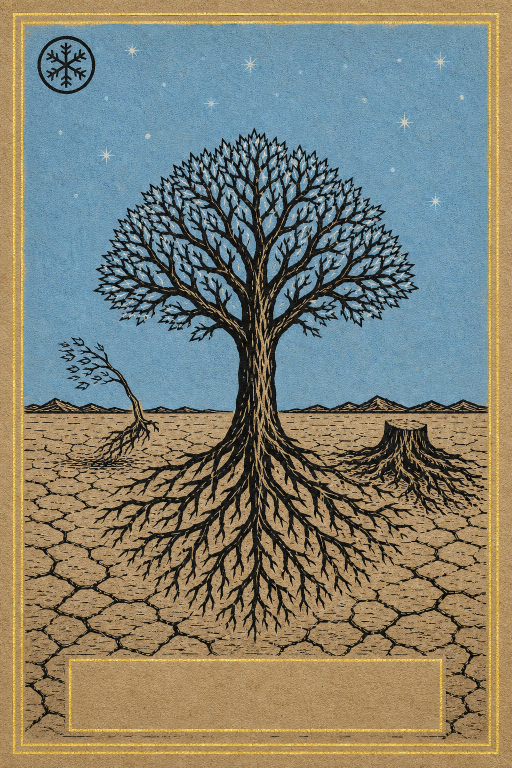
#> input picture cards/art-v2/branches-01.jpg, 1024 x 1536 px (shown at 1/2 size)
$ python -i export_tgc.py   (imports and definitions only)
#> lines starting #> are read from the running program, lines starting #| are printed output that depends on the picture
"""Export vendor-ready files for The Game Crafter's Jumbo Deck.

TGC's template: 300 DPI, trim 3.5x5.5 in (1050x1650), 1/8" bleed on every side
-> upload 1125x1725. RGB is mandatory — they reject CMYK — and they take PNG or
JPG; this writes the same q95 4:4:4 JPEG the MPC export writes.

Our art is exact 2:3 (0.667). TGC's jumbo is 0.636 — taller than the art rather
than shorter, which is the opposite of MPC's 3.5x5 (0.700). So where export_mpc.py
fits by height and extends the SIDES outward, this one has nothing to extend into:
the ornate frame runs the full perimeter, and letterboxing the top and bottom
would print a band of bare kraft outside the border while cropping to fill would
cut the border off. The deck's answer, and it is the same answer the MPC export
gives at 5% in the other direction, is to take the size change in the art: the
master is resized straight onto the 1050x1650 trim, a 4.76% vertical stretch
(1.5714/1.5). At that magnitude nothing in a woodcut reads as distorted — the
hatching just gets a hair taller — and the frame still reaches all four edges.

The title is composited AFTER the resize, never before, so it is set by the same
relative rule as every other export (cardtitle.TITLE_Y = 0.888 of the height,
tracked, shrunk to 0.66 of the width): the banner stretched with the art, the
type is sized off the stretched height, and the name lands in the box exactly as
it does on the house 3.5x5.25 card. Typesetting first and then stretching would
smear the type 4.8% taller than the rest of the deck.

Bleed is added last, by extending the trim's own edge pixels outward — the trick
print_prep.py uses — so no card's gold border is ever trimmed.

Writes print/tgc/fronts/<id>.jpg (48) + print/tgc/back.jpg + print/tgc/README.md.
"""
from PIL import Image
import json, os, sys

sys.path.insert(0, os.path.dirname(os.path.abspath(__file__)))
from cardtitle import set_title            # the one cartouche rule, shared with print + web
from print_prep import art_src             # same archive-first master lookup as the house export

REPO = os.path.dirname(os.path.dirname(os.path.abspath(__file__)))
OUT = f"{REPO}/print/tgc"
# [1 line not run here, left out]

DPI = 300
TRIM = (int(3.5 * DPI), int(5.5 * DPI))    # 1050 x 1650
FULL = (TRIM[0] + 75, TRIM[1] + 75)        # 1125 x 1725 — 1/8" bleed each side

README = """# The Game Crafter — Jumbo Deck upload

`fronts/<id>.jpg` (48) and `back.jpg`, cut to The Game Crafter Jumbo Card
template: **1125 x 1725 px @ 300 DPI**, which is the 3.5 x 5.5 in trim plus the
1/8 in bleed TGC asks for on every side. RGB, as TGC requires (they reject CMYK).

**Upload as-is.** Do not crop, rotate, resize, or convert the colour space — the
files already are the template. The soft, slightly smeared margin around each
card is the bleed: it is meant to be cut away, and it is there so the gold border
never gets trimmed into.

The art is the deck's native 3.5 x 5.25 in (2:3) master resized onto the taller
jumbo trim — a 4.76% vertical stretch — so the engraved frame still runs to all
four edges. Card names are typeset after the resize, by the same rule the rest of
the deck uses, so every title sits inside its banner.

Rebuild with `python3 tools/export_tgc.py`.
"""


def extend(im, left, right, top, bottom):
    """Grow the canvas by repeating the outermost row/column of pixels."""
    w, h = im.size
    canvas = Image.new("RGB", (w + left + right, h + top + bottom))
    canvas.paste(im, (left, top))
    if left:
        canvas.paste(im.crop((0, 0, 1, h)).resize((left, h)), (0, top))
    if right:
        canvas.paste(im.crop((w - 1, 0, w, h)).resize((right, h)), (left + w, top))
    fw = w + left + right
    if top:
        canvas.paste(canvas.crop((0, top, fw, top + 1)).resize((fw, top)), (0, 0))
    if bottom:
        canvas.paste(canvas.crop((0, top + h - 1, fw, top + h)).resize((fw, bottom)),
                     (0, top + h))
    return canvas


def tgc_ready(src, name=None):
#> called with src = '../cards/art-v2/branches-01.jpg'
    im = Image.open(src).convert("RGB").resize(TRIM, Image.LANCZOS)   # 4.76% taller
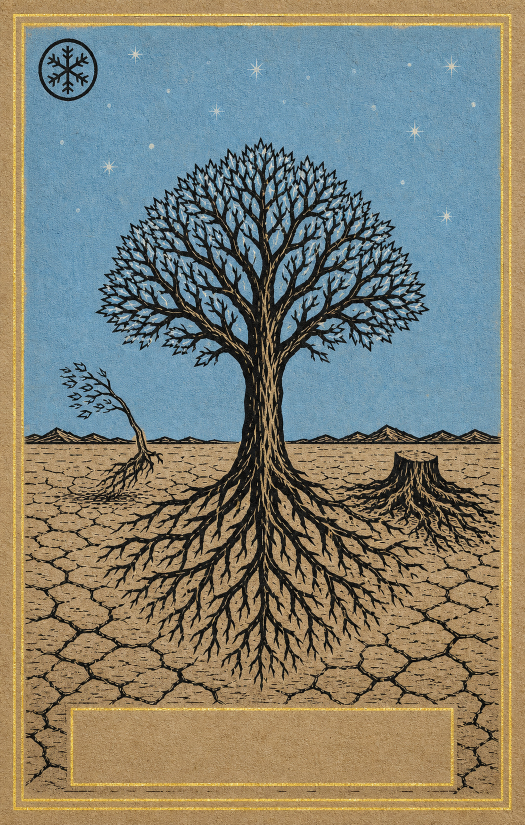
#> im: PIL image 1050x1650 RGB (shown at 1/2 size); mean R, G, B 128.9, 129.5, 116.3
    if name:
        im = set_title(im, name)                                     # after the stretch
    bw, bh = FULL[0] - TRIM[0], FULL[1] - TRIM[1]
    return extend(im, bw // 2, bw - bw // 2, bh // 2, bh - bh // 2)
#> in extend, `canvas = Image.new("RGB", (w + left + right, h + top + bottom))`: canvas: PIL image 1125x1725 RGB; every value is 0
#> in extend, `canvas.paste(im, (left, top))`:
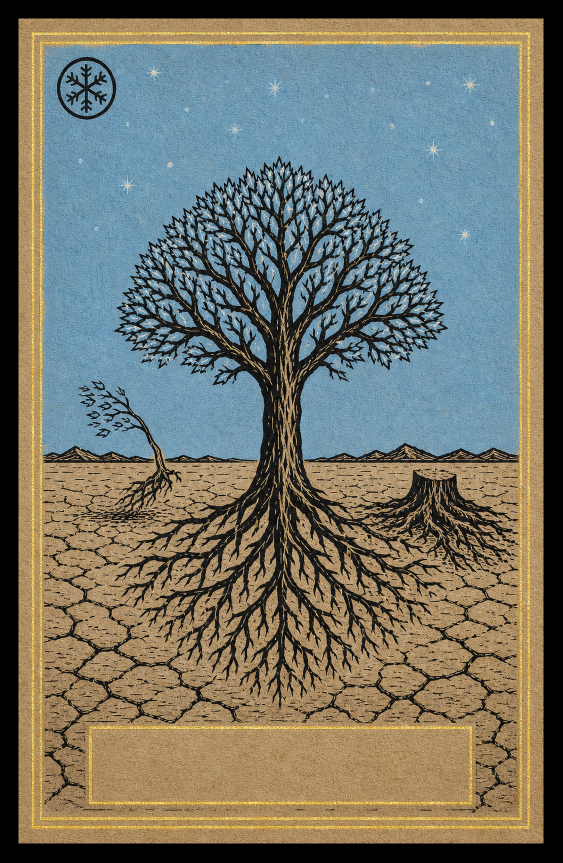
#> canvas: PIL image 1125x1725 RGB (shown at 1/2 size); mean R, G, B 115.1, 115.6, 103.8
#> in extend, `canvas.paste(im.crop((0, 0, 1, h)).resize((left, h)), (0, top))`:
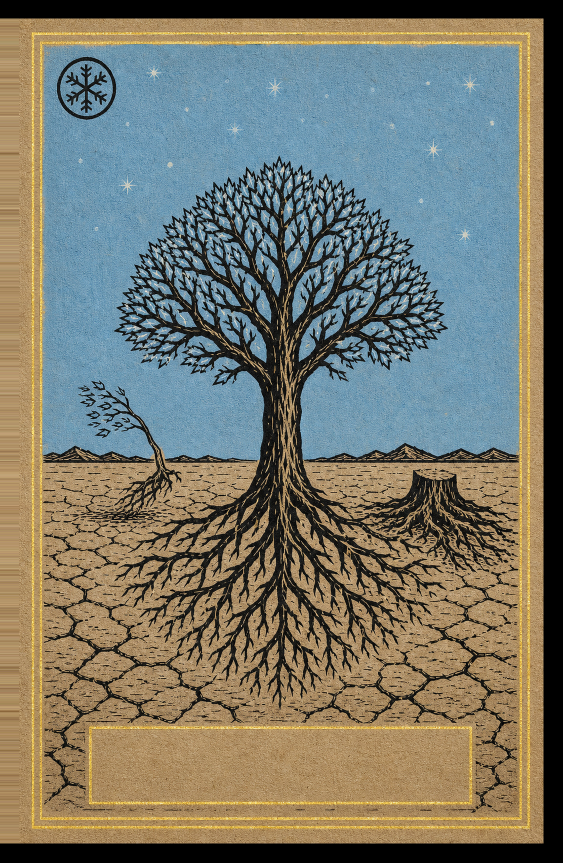
#> canvas: PIL image 1125x1725 RGB (shown at 1/2 size); mean R, G, B 120.5, 120.1, 107
#> in extend, `canvas.paste(im.crop((w - 1, 0, w, h)).resize((right, h)), (left + w, ..`:
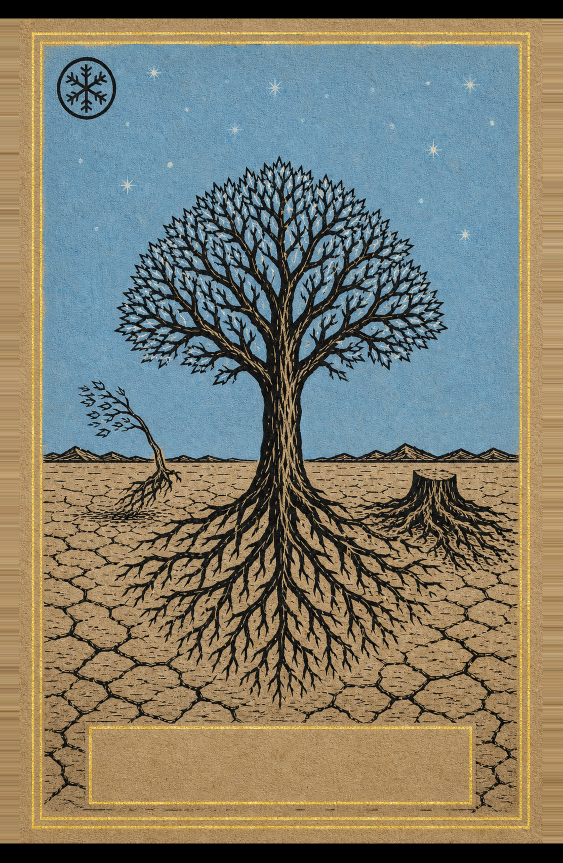
#> canvas: PIL image 1125x1725 RGB (shown at 1/2 size); mean R, G, B 126.3, 124.8, 110.3
#> in extend, `canvas.paste(canvas.crop((0, top, fw, top + 1)).resize((fw, top)), (0,..`:
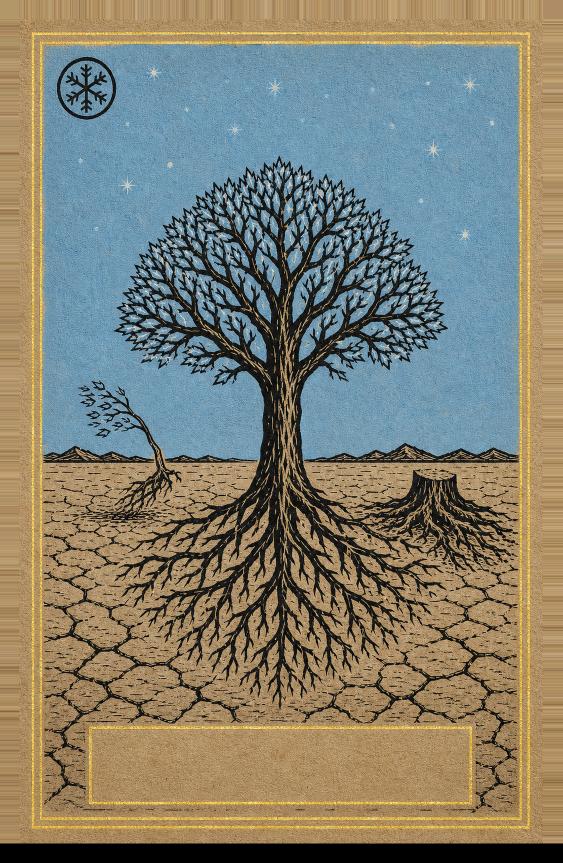
#> canvas: PIL image 1125x1725 RGB (shown at 1/2 size); mean R, G, B 130.1, 128, 112.5
#> in extend, `canvas.paste(canvas.crop((0, top + h - 1, fw, top + h)).resize((fw, bo..`:
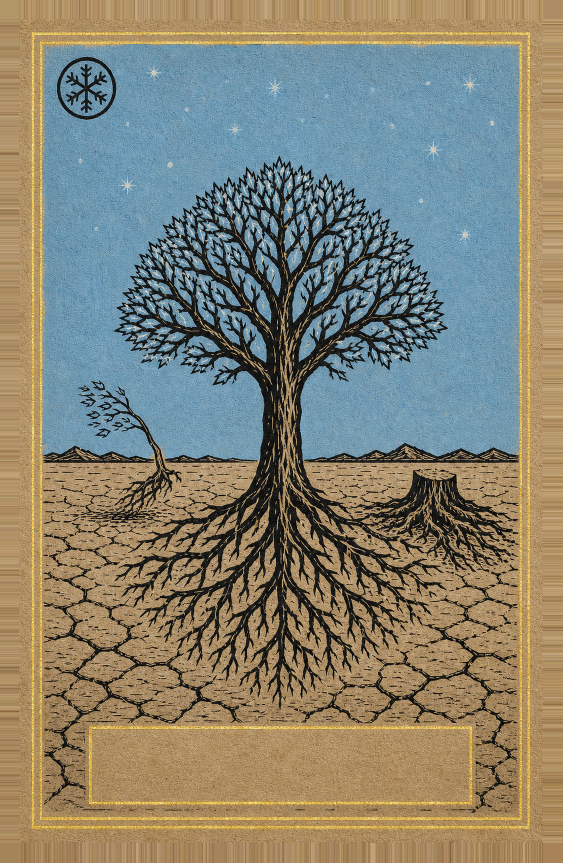
#> canvas: PIL image 1125x1725 RGB (shown at 1/2 size); mean R, G, B 133.7, 130.9, 114.5


def save(im, dst):
    im.save(dst, "JPEG", quality=95, optimize=True, subsampling=0, dpi=(DPI, DPI))


def build():
    d = json.load(open(f"{REPO}/data/cards.json"))
    order = {"shell": 0, "roots": 1, "trunk": 2, "branches": 3}
    cards = sorted(d["cards"], key=lambda c: (order[c["realm"]], c["number"]))

    for c in cards:
        save(tgc_ready(art_src(c["id"]), c["name"]), f"{OUT}/fronts/{c['id']}.jpg")
    save(tgc_ready(f"{REPO}/cards/back.png"), f"{OUT}/back.jpg")
    with open(f"{OUT}/README.md", "w") as f:
        f.write(README)

    print(f"tgc: {len(cards)} fronts + back at {FULL[0]}x{FULL[1]} "
          f"(trim {TRIM[0]}x{TRIM[1]}, 1/8in bleed, RGB) -> {OUT}")


# [2 lines not run here, left out]

>>> result = tgc_ready('../cards/art-v2/branches-01.jpg')

$ run again, on cards/art-v2/branches-02.jpg
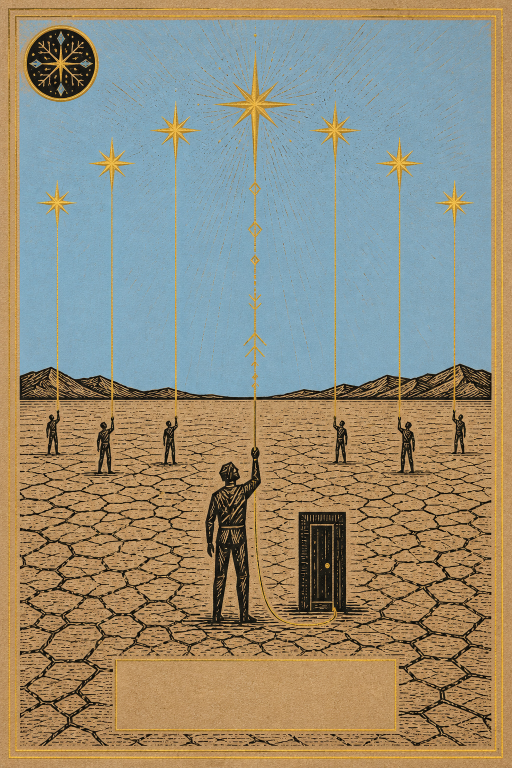
#> input picture cards/art-v2/branches-02.jpg, 1024 x 1536 px (shown at 1/2 size)
#> in tgc_ready, `im = Image.open(src).convert("RGB").resize(TRIM, Image.LANCZOS)`:
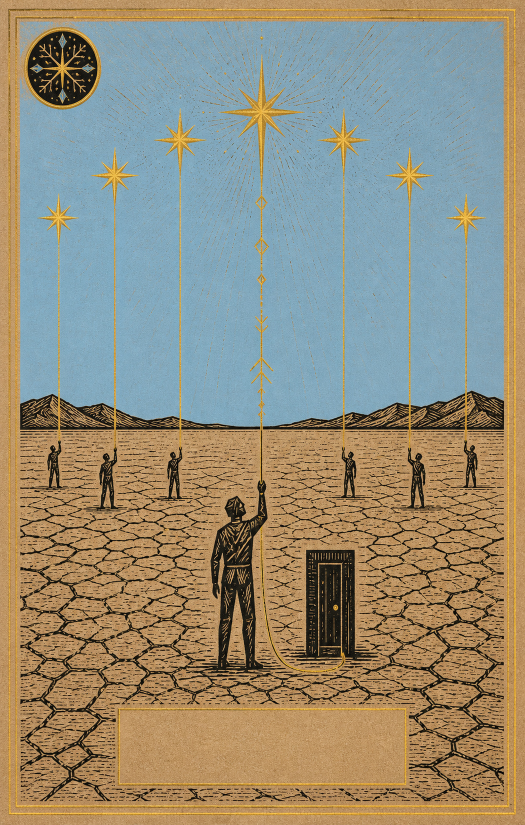
#> im: PIL image 1050x1650 RGB (shown at 1/2 size); mean R, G, B 148.7, 142.1, 122.4
#> in extend, `canvas.paste(canvas.crop((0, top + h - 1, fw, top + h)).resize((fw, bo..`:
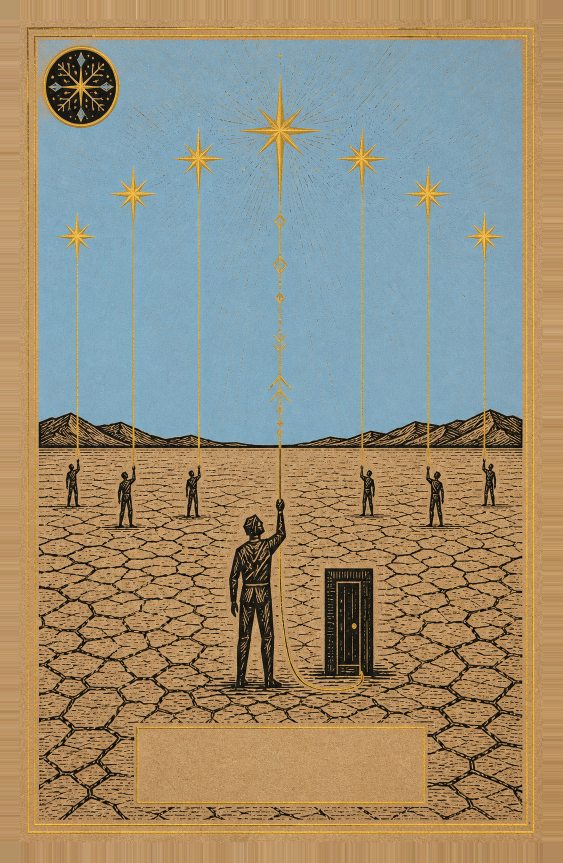
#> canvas: PIL image 1125x1725 RGB (shown at 1/2 size); mean R, G, B 152.9, 142.8, 120.1

$ run again, on cards/art-v2/branches-03.jpg
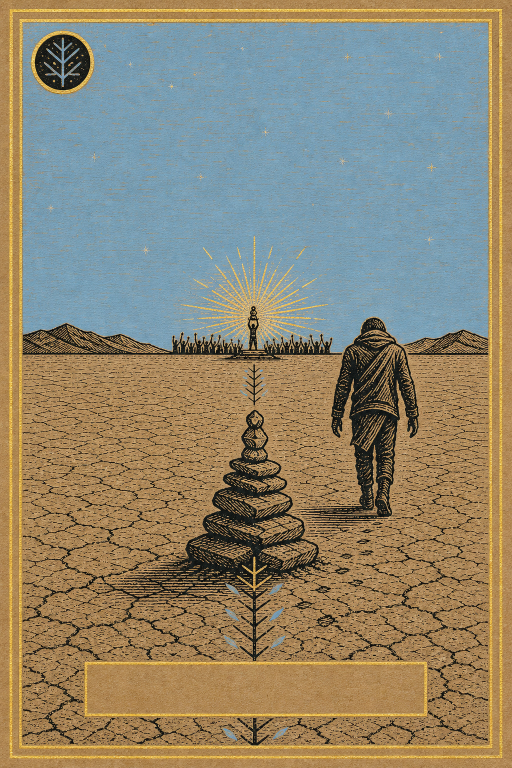
#> input picture cards/art-v2/branches-03.jpg, 1024 x 1536 px (shown at 1/2 size)
#> in tgc_ready, `im = Image.open(src).convert("RGB").resize(TRIM, Image.LANCZOS)`:
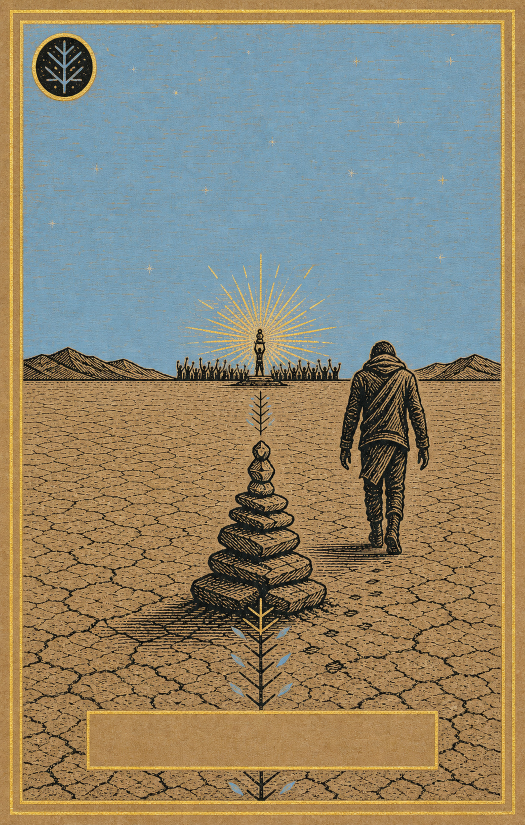
#> im: PIL image 1050x1650 RGB (shown at 1/2 size); mean R, G, B 142.9, 134.5, 112.2
#> in extend, `canvas.paste(canvas.crop((0, top + h - 1, fw, top + h)).resize((fw, bo..`:
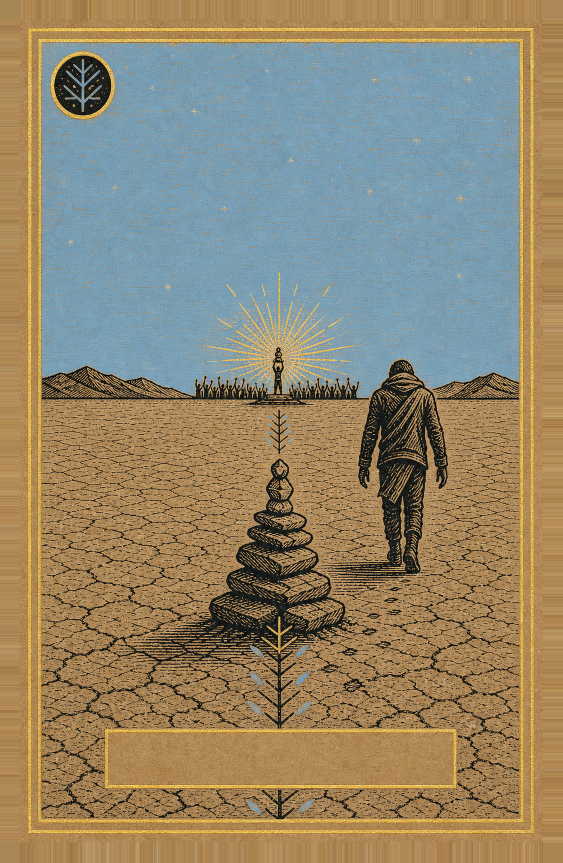
#> canvas: PIL image 1125x1725 RGB (shown at 1/2 size); mean R, G, B 146.3, 134.7, 109.4

$ run again, on cards/art-v2/branches-04.jpg
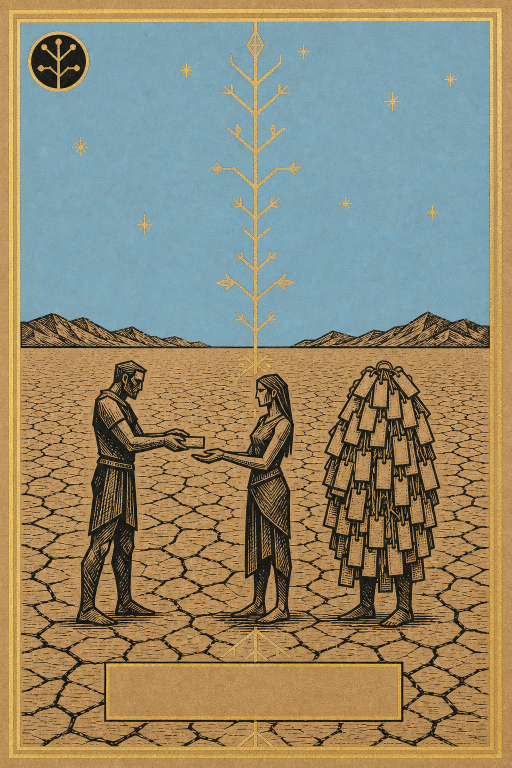
#> input picture cards/art-v2/branches-04.jpg, 1024 x 1536 px (shown at 1/2 size)
#> in tgc_ready, `im = Image.open(src).convert("RGB").resize(TRIM, Image.LANCZOS)`:
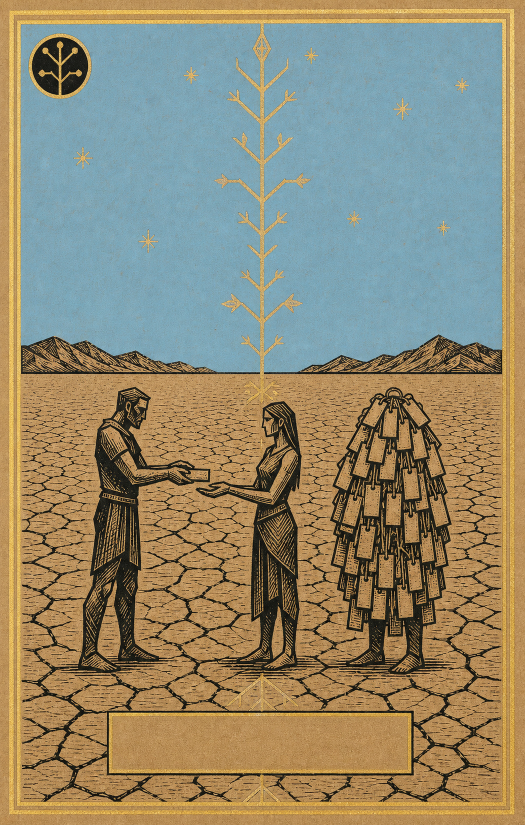
#> im: PIL image 1050x1650 RGB (shown at 1/2 size); mean R, G, B 146.1, 138.2, 112.8
#> in extend, `canvas.paste(canvas.crop((0, top + h - 1, fw, top + h)).resize((fw, bo..`:
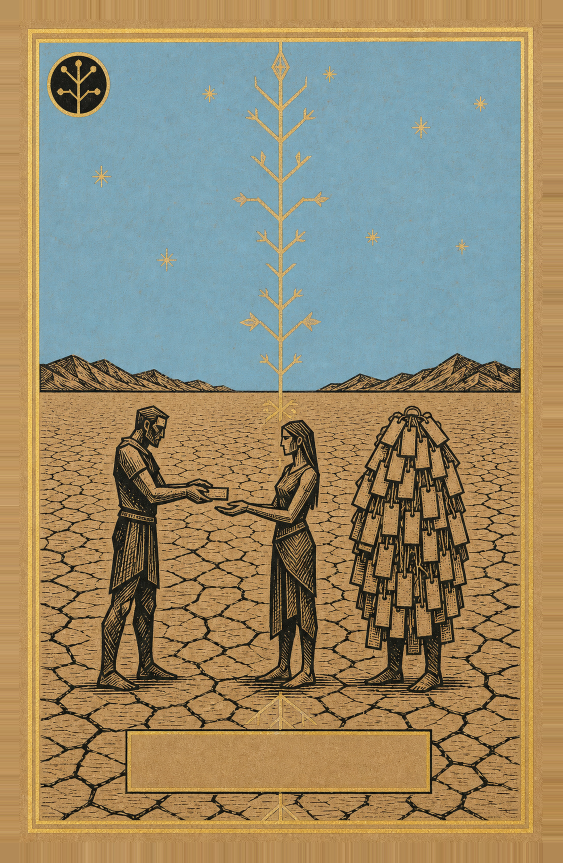
#> canvas: PIL image 1125x1725 RGB (shown at 1/2 size); mean R, G, B 150.4, 138.9, 110.5
